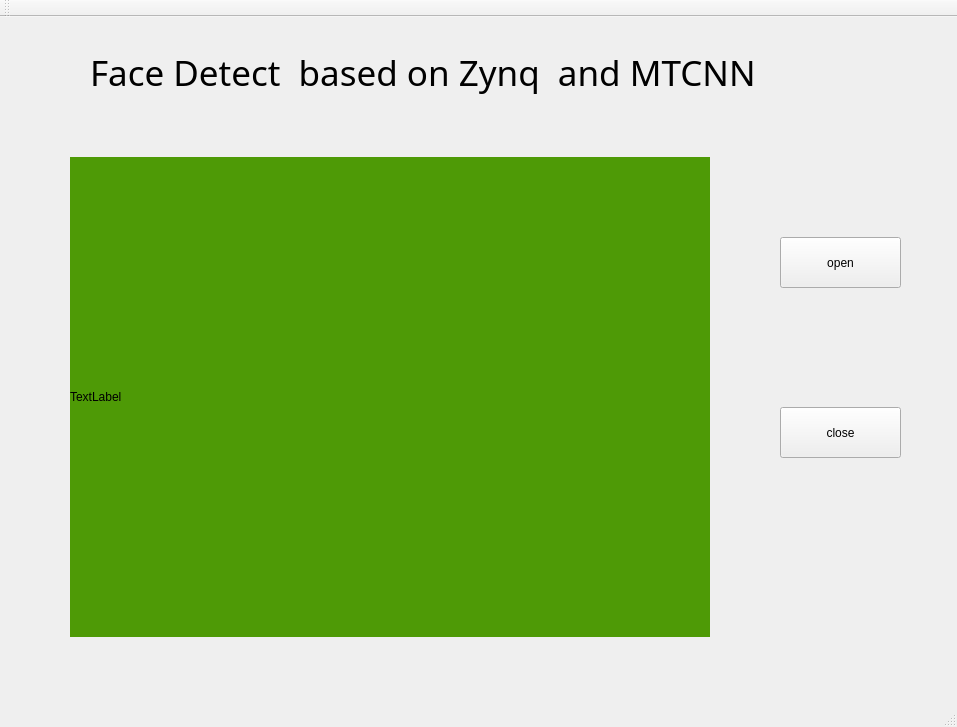
<?xml version="1.0" encoding="UTF-8"?>
<ui version="4.0">
 <class>MainWindow</class>
 <widget class="QMainWindow" name="MainWindow">
  <property name="geometry">
   <rect>
    <x>0</x>
    <y>0</y>
    <width>957</width>
    <height>727</height>
   </rect>
  </property>
  <property name="windowTitle">
   <string>MainWindow</string>
  </property>
  <widget class="QWidget" name="centralWidget">
   <widget class="QPushButton" name="pushButton">
    <property name="geometry">
     <rect>
      <x>780</x>
      <y>220</y>
      <width>121</width>
      <height>51</height>
     </rect>
    </property>
    <property name="text">
     <string>open</string>
    </property>
   </widget>
   <widget class="QPushButton" name="pushButton_2">
    <property name="geometry">
     <rect>
      <x>780</x>
      <y>390</y>
      <width>121</width>
      <height>51</height>
     </rect>
    </property>
    <property name="text">
     <string>close</string>
    </property>
   </widget>
   <widget class="QLabel" name="label">
    <property name="geometry">
     <rect>
      <x>90</x>
      <y>30</y>
      <width>671</width>
      <height>51</height>
     </rect>
    </property>
    <property name="font">
     <font>
      <family>AR PL UKai CN</family>
      <pointsize>26</pointsize>
     </font>
    </property>
    <property name="text">
     <string>Face Detect  based on Zynq  and MTCNN</string>
    </property>
   </widget>
   <widget class="QLabel" name="label_2">
    <property name="geometry">
     <rect>
      <x>70</x>
      <y>140</y>
      <width>640</width>
      <height>480</height>
     </rect>
    </property>
    <property name="styleSheet">
     <string notr="true">background-color: rgb(78, 154, 6);</string>
    </property>
    <property name="text">
     <string>TextLabel</string>
    </property>
   </widget>
  </widget>
  <widget class="QMenuBar" name="menuBar">
   <property name="geometry">
    <rect>
     <x>0</x>
     <y>0</y>
     <width>957</width>
     <height>23</height>
    </rect>
   </property>
  </widget>
  <widget class="QToolBar" name="mainToolBar">
   <attribute name="toolBarArea">
    <enum>TopToolBarArea</enum>
   </attribute>
   <attribute name="toolBarBreak">
    <bool>false</bool>
   </attribute>
  </widget>
  <widget class="QStatusBar" name="statusBar"/>
 </widget>
 <layoutdefault spacing="6" margin="11"/>
 <resources/>
 <connections/>
</ui>
